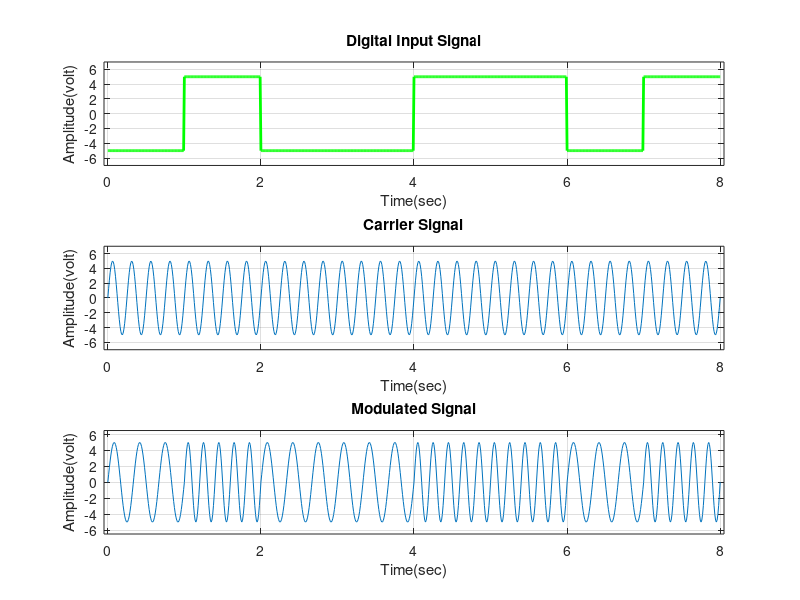

Write the MATLAB code that produced this figure.
clc;
clear all;
close all;

% Define the necessary parameters
bitstream = [0 1 0 0 1 1 0 1];
n = length(bitstream);
sampleperbit = 100;
highlogicvoltlevel = +5;
lowlogicvoltlevel = -5;
t = 0:1/sampleperbit:n;

% Loop through each bit in the bit stream
for i = 1:1:n
    if bitstream(i) == 1
        digitalsignalvoltage(i) = highlogicvoltlevel;
    else
        digitalsignalvoltage(i) = lowlogicvoltlevel;
    end
end

% Generate the digital signal based on the bit stream and sampling
totalsample = 1:1:(n + 1) * sampleperbit;
for i = 1:1:n
    for j = i:1/sampleperbit:i+1
        digitalsignal(totalsample(i*sampleperbit:(i+1)*sampleperbit)) = digitalsignalvoltage(i);
    end
end
% Remove initial samples to match time vector
digitalsignal = digitalsignal(sampleperbit:end);

% Plot the digital input signal
subplot(3,1,1);
plot(t, digitalsignal,'green', 'linewidth', 2);
axis([-0.05 n+0.05 lowlogicvoltlevel-2 highlogicvoltlevel+2]);
xlabel('Time(sec)');
ylabel('Amplitude(volt)');
title('Digital Input Signal');
grid on;

% Define parameters for analog carrier signal
Vc = 5;
fc = 4;
thetac = 0;
% Generate the carrier signal
carriersignal = Vc .* sin(2 * pi * fc * t + thetac);
% Plot the carrier signal
subplot(3,1,2);
plot(t, carriersignal);
axis([-0.05 n+0.05 lowlogicvoltlevel-2 highlogicvoltlevel+2]);
xlabel('Time(sec)');
ylabel('Amplitude(volt)');
title('Carrier Signal');
grid on;

frequencySeparation = 2.0;
phasecomponentforsymbolone = 2.*pi.*(frequencySeparation/2);
phasecomponentforsymbolzero = - 2.*pi.*(frequencySeparation/2);
amplitudecomponent = 1;

% Generate the modulated signal
for i = 1:1:(n * sampleperbit + 1)
    % Check the digital signal and modulate accordingly
    if digitalsignal(i) == highlogicvoltlevel
        phasecomponent(i) = phasecomponentforsymbolone;
    else
        phasecomponent(i) = phasecomponentforsymbolzero;
    end
end

% Modulate the signal with amplitude and carrier frequency
modulatedsignal = amplitudecomponent*Vc .*sin((2*pi*fc + phasecomponent).*t);
% Plot the modulated signal
subplot(3,1,3);
plot(t, modulatedsignal);
axis([-0.05 n+0.05 -Vc-1.5 Vc+1.5]);
xlabel('Time(sec)');
ylabel('Amplitude(volt)');
title('Modulated Signal');
grid on;